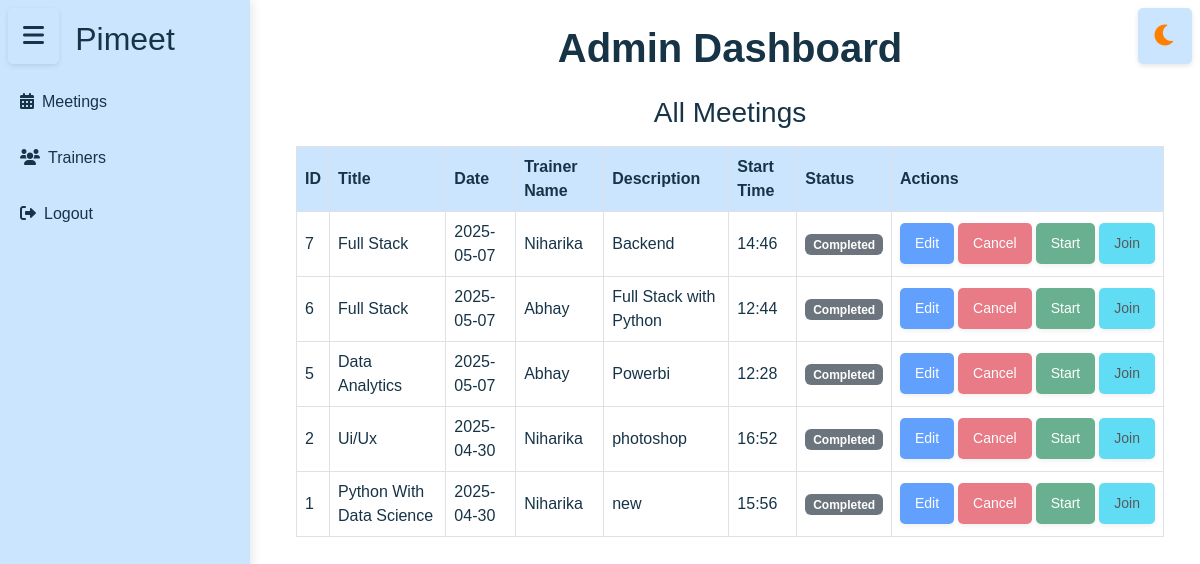
Before: /admin_dashboard with the older database file.
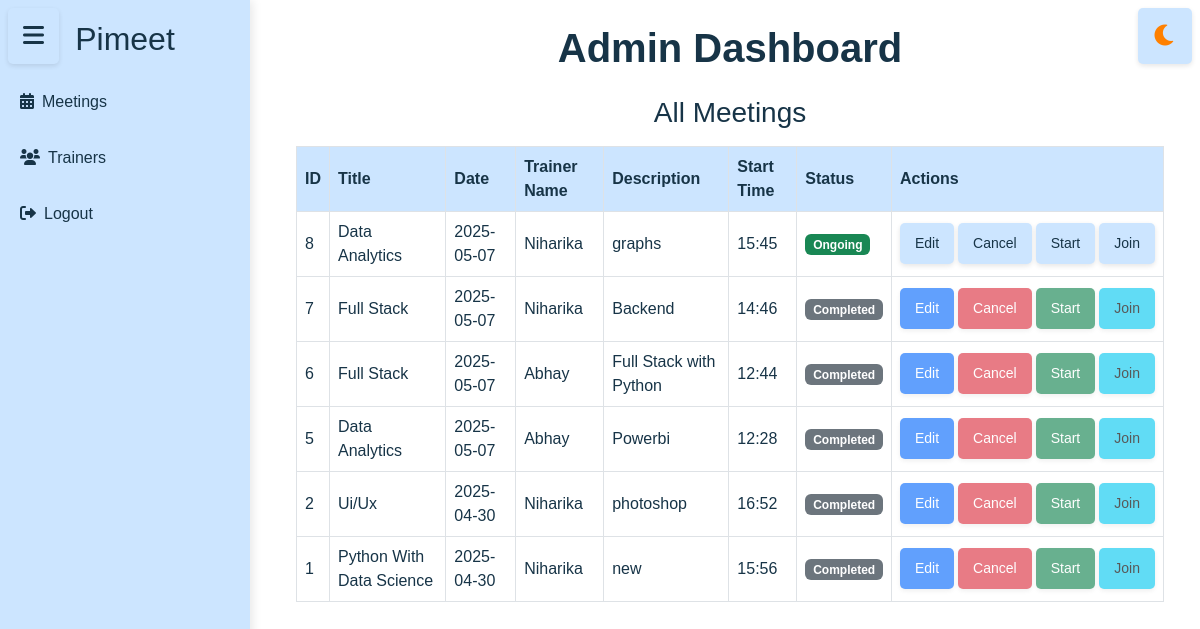
After: the same page with the newer database file.
### tables this page shows
CREATE TABLE meetings (

            id INTEGER PRIMARY KEY AUTOINCREMENT,
            title TEXT NOT NULL,
            date TEXT NOT NULL,
            time TEXT NOT NULL,
            description TEXT NOT NULL,
            trainer_id TEXT,
            meet_id TEXT UNIQUE,
            FOREIGN KEY (trainer_id) REFERENCES trainers(id)
        );

CREATE TABLE trainers (
    id TEXT PRIMARY KEY,
    trainer_id TEXT NOT NULL UNIQUE,
    name TEXT NOT NULL,
    email TEXT NOT NULL UNIQUE,
    mobile TEXT NOT NULL UNIQUE,
    status TEXT CHECK(status IN ('Active', 'Inactive')) NOT NULL,
    bio TEXT,
    profile_image BLOB
);

### app.py (the view)
@app.route('/admin_dashboard')
def admin_dashboard():
    session['user_type'] = 'admin'
    success, result = get_all_trainers_from_db()
    meetings=get_meet()
    if success:
        return render_template('admindashboard.html', trainers=result,meetings=meetings)
    else:
        return render_template('admindashboard.html', error=result)

### assign_trainer.py (called while the page is built)
def get_all_trainers_from_db():
    conn = get_db_connection()
    cursor = conn.cursor()
    try:
        cursor.execute('SELECT * FROM trainers')
        rows = cursor.fetchall()
        trainers = []
        for row in rows:
            trainers.append({
    'trainer_id': row[1],
    'name': row[2],
    'email': row[3],
    'mobile': row[4],
    'status': row[5],
    'bio': row[6],
})
        return True, trainers
    except Exception as e:
        return False, str(e)
    finally:
        conn.close()

### db.py (called while the page is built)
def get_db_connection():
    conn = sqlite3.connect(DATABASE)
    conn.row_factory = sqlite3.Row
    return conn

### templates/admindashboard.html (shortened to what this page needs)
<!DOCTYPE html>
<html lang="en">
<head>
    <link rel="stylesheet" href="https://cdnjs.cloudflare.com/ajax/libs/font-awesome/6.0.0/css/all.min.css">
    <link rel="stylesheet" href="https://cdnjs.cloudflare.com/ajax/libs/bootstrap/5.3.0/css/bootstrap.min.css">
    <link rel="stylesheet" href="{{ url_for('static', filename='css/admin_dashboard.css') }}">
</head>
<body class="light-mode">
    <button class="btn btn-outline-secondary sidebar-toggle position-fixed top-0 start-0 m-2" id="sidebarToggle">
        <i class="fas fa-bars"></i>
    </button>
    <button class="btn btn-outline-secondary theme-toggle position-fixed top-0 end-0 m-2" id="themeToggle">
        <i class="fas fa-moon"></i>
    </button>
<div class="toast-container position-fixed bottom-0 end-0 p-3">
  </div>
    <div class="sidebar " id="sidebar">
        <h2>Pimeet</h2>
        <a href="#" class="d-block my-2" onclick="showSection('meetings')"><i class="fas fa-calendar-alt me-2"></i>Meetings</a>
        <a href="#" class="d-block my-2" onclick="showSection('trainers')"><i class="fas fa-users me-2"></i>Trainers</a>
        <a href="#" class="d-block my-2" onclick="handleLogout()" class="logout-link"><i class="fas fa-sign-out-alt me-2"></i>Logout</a>
    </div>
    <div class="content p-4 flex-grow-1" id="content">
        <div class="container-fluid">
            <h1 class="fw-bold mb-4 text-center">Admin Dashboard</h1>
        <div id="meetings">
            <div class="table-responsive">
                <h3 class="text-center mb-3">All Meetings</h3>
                <table class="table table-hover table-bordered align-middle">
                    <thead>
                        <tr>
                            <th>ID</th>
                            <th>Title</th>
                            <th>Date</th>
                            <th>Trainer Name</th>
                            <th>Description</th>
                            <th>Start Time</th>
                            <th>Status</th>
                            <th>Actions</th>
                        </tr>
                    </thead>
<tbody>
                        {% set all_meetings = meetings.upcoming + meetings.current + meetings.previous %}
                        {% for meeting in all_meetings %}
                          <tr>
                            <td>{{ meeting.id }}</td>
                            <td>{{ meeting.title }}</td>
                            <td>{{ meeting.date }}</td>
                            <td>{{ meeting.trainer_name}}</td>
                            <td>{{ meeting.description }}</td>
                            <td>{{ meeting.time }}</td>
                            <td>
                              {% if meeting.status == 'Scheduled' %}
                                <span class="badge bg-warning">Scheduled</span>
                              {% elif meeting.status == 'Ongoing' %}
                                <span class="badge bg-success">Ongoing</span>
                              {% else %}
                                <span class="badge bg-secondary">Completed</span>
                              {% endif %}
                            </td>
                            <td>
                              <div class="d-flex flex-nowrap gap-1 ">
                                <button class="btn btn-primary btn-sm"
                                  onclick="openEditModal('{{ meeting.id }}', '{{ meeting.title }}', '{{ meeting.date }}', '{{ meeting.time }}', '{{ meeting.description }}')"
                                  {% if meeting in meetings.previous %}disabled{% endif %}>
                                  Edit
                                </button>
                                <button class="btn btn-danger btn-sm"
                                  onclick="confirmCancel('{{ meeting.id }}')"
                                  {% if meeting in meetings.previous %}disabled{% endif %}>
                                  Cancel
                                </button>
                                <button class="btn btn-success btn-sm"
                                    onclick="window.location.href='{{ url_for('meeting_room', meeting_id=meeting.id) }}'"
                                    {% if meeting not in meetings.current %}disabled{% endif %}>
                                    Start
                                </button>
                                <button class="btn btn-info btn-sm"
                                    onclick="window.location.href='{{ url_for('meeting_room', meeting_id=meeting.id) }}'"
                                    {% if meeting not in meetings.current %}disabled{% endif %}>
                                    Join
                                </button>
                              </div>
                            </td>
                          </tr>
                        {% endfor %}
                      </tbody>
                </table>
            </div>
        </div>
    </div>
</body>
</html>

### static/css/admin_dashboard.css (style rules this page uses)
body { background-color: #000000; font-family: 'Poppins', sans-serif; color: #a9a9a9; margin: 0; padding: 0; transition: background-color 0.3s ease; }
.toast-container { position: fixed; top: 20px; right: 20px; z-index: 1055; }
.sidebar { width: 250px; height: 100vh; background: #1a1a1a; padding-top: 20px; position: fixed; top: 0; left: 0; transition: transform 0.3s ease, background-color 0.3s ease; }
.sidebar h2 { color: #ffffff; text-align: center; margin-bottom: 20px; }
.sidebar a { display: block; padding: 12px 20px; color: #a9a9a9; text-decoration: none; transition: background 0.3s, color 0.3s; }
.content { margin-left: 260px; padding: 20px; transition: margin-left 0.3s ease; }
.sidebar-toggle { position: fixed; top: 15px; left: 20px; z-index: 999; background: none; border: none; padding: 8px; border-radius: 4px; font-size: 24px; color: #4a4a4a; cursor: pointer; transition: color 0.3s ease; }
.table th { background-color: #333333; color: #ffffff; vertical-align: middle; }
.table td { background-color: #1a1a1a; color: #a9a9a9; }
.light-mode { background-color: #ffffff; color: #173447; }
.light-mode .sidebar { background-color: #cce5ff; box-shadow: 2px 0 10px rgba(0, 0, 0, 0.1); }
.light-mode .sidebar h2 { color: #173447; }
.light-mode .sidebar a { color: #173447; }
.light-mode .content { color: #173447; }
.light-mode .table th { background-color: #cce5ff; color: #173447; }
.light-mode .table td { background-color: #ffffff; color: #173447; }
.light-mode .sidebar-toggle { color: #173447; }
.light-mode .theme-toggle { color: #ff8000; }
.light-mode button { background-color: #cce5ff; color: #173447; border: none; padding: 10px 15px; border-radius: 5px; cursor: pointer; transition: background-color 0.3s ease, color 0.3s ease, box-shadow 0.3s ease; box-shadow: 0 2px 5px rgba(0, 0, 0, 0.1); }
.theme-toggle { position: fixed; top: 15px; right: 60px; z-index: 1000; font-size: 24px; color: #4a4a4a; cursor: pointer; transition: color 0.3s ease; }
.theme-toggle { margin-top: 8px; margin-right: 20px; }
.theme-toggle, .profile-toggle { background: none; border: none; cursor: pointer; font-size: 1.5rem; color: #444; }

Changed rows visible on the page:
added meetings: id "8", title "Data Analytics", date "2025-05-07", trainer_name "Niharika", description "graphs", time "15:45", shows "Ongoing"
